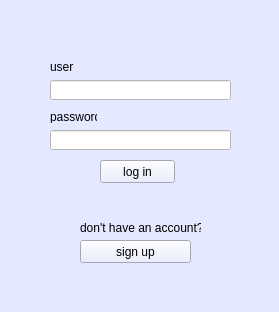
<?xml version="1.0" encoding="UTF-8"?>
<ui version="4.0">
 <class>Noctem</class>
 <widget class="QMainWindow" name="Noctem">
  <property name="geometry">
   <rect>
    <x>0</x>
    <y>0</y>
    <width>279</width>
    <height>312</height>
   </rect>
  </property>
  <property name="windowTitle">
   <string>noctem</string>
  </property>
  <property name="styleSheet">
   <string notr="true">background-color: rgb(255, 233, 245);
background-color: rgb(229, 233, 255);</string>
  </property>
  <widget class="QWidget" name="centralwidget">
   <widget class="QPushButton" name="pushButton">
    <property name="geometry">
     <rect>
      <x>100</x>
      <y>160</y>
      <width>75</width>
      <height>23</height>
     </rect>
    </property>
    <property name="text">
     <string>log in</string>
    </property>
   </widget>
   <widget class="QLineEdit" name="lineEdit_2">
    <property name="geometry">
     <rect>
      <x>50</x>
      <y>130</y>
      <width>181</width>
      <height>20</height>
     </rect>
    </property>
    <property name="styleSheet">
     <string notr="true">background-color: rgb(255, 255, 255);</string>
    </property>
   </widget>
   <widget class="QPushButton" name="pushButton_2">
    <property name="geometry">
     <rect>
      <x>80</x>
      <y>240</y>
      <width>111</width>
      <height>23</height>
     </rect>
    </property>
    <property name="text">
     <string>sign up</string>
    </property>
   </widget>
   <widget class="QLabel" name="label">
    <property name="geometry">
     <rect>
      <x>80</x>
      <y>220</y>
      <width>121</width>
      <height>16</height>
     </rect>
    </property>
    <property name="text">
     <string>don't have an account?</string>
    </property>
   </widget>
   <widget class="QLabel" name="label_2">
    <property name="geometry">
     <rect>
      <x>50</x>
      <y>60</y>
      <width>47</width>
      <height>13</height>
     </rect>
    </property>
    <property name="text">
     <string>user</string>
    </property>
   </widget>
   <widget class="QLabel" name="label_3">
    <property name="geometry">
     <rect>
      <x>50</x>
      <y>110</y>
      <width>47</width>
      <height>13</height>
     </rect>
    </property>
    <property name="text">
     <string>password</string>
    </property>
   </widget>
   <widget class="QLabel" name="label_4">
    <property name="geometry">
     <rect>
      <x>120</x>
      <y>0</y>
      <width>31</width>
      <height>31</height>
     </rect>
    </property>
    <property name="text">
     <string/>
    </property>
    <property name="pixmap">
     <pixmap>icon.png</pixmap>
    </property>
    <property name="scaledContents">
     <bool>true</bool>
    </property>
   </widget>
   <widget class="QLabel" name="label_5">
    <property name="geometry">
     <rect>
      <x>110</x>
      <y>40</y>
      <width>61</width>
      <height>16</height>
     </rect>
    </property>
    <property name="styleSheet">
     <string notr="true">color: rgb(255, 0, 0);</string>
    </property>
    <property name="text">
     <string/>
    </property>
   </widget>
   <widget class="QLineEdit" name="lineEdit">
    <property name="geometry">
     <rect>
      <x>50</x>
      <y>80</y>
      <width>181</width>
      <height>20</height>
     </rect>
    </property>
    <property name="styleSheet">
     <string notr="true">background-color: rgb(255, 255, 255);</string>
    </property>
   </widget>
  </widget>
  <widget class="QMenuBar" name="menubar">
   <property name="geometry">
    <rect>
     <x>0</x>
     <y>0</y>
     <width>279</width>
     <height>21</height>
    </rect>
   </property>
  </widget>
  <widget class="QStatusBar" name="statusbar"/>
 </widget>
 <resources/>
 <connections/>
</ui>
